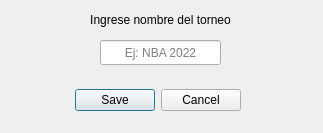
<?xml version="1.0" encoding="UTF-8"?>
<ui version="4.0">
 <class>Dialog</class>
 <widget class="QDialog" name="Dialog">
  <property name="geometry">
   <rect>
    <x>0</x>
    <y>0</y>
    <width>323</width>
    <height>133</height>
   </rect>
  </property>
  <property name="minimumSize">
   <size>
    <width>323</width>
    <height>133</height>
   </size>
  </property>
  <property name="maximumSize">
   <size>
    <width>323</width>
    <height>133</height>
   </size>
  </property>
  <property name="windowTitle">
   <string>Dialog</string>
  </property>
  <widget class="QDialogButtonBox" name="buttonBox">
   <property name="geometry">
    <rect>
     <x>70</x>
     <y>80</y>
     <width>171</width>
     <height>41</height>
    </rect>
   </property>
   <property name="orientation">
    <enum>Qt::Horizontal</enum>
   </property>
   <property name="standardButtons">
    <set>QDialogButtonBox::Cancel|QDialogButtonBox::Save</set>
   </property>
  </widget>
  <widget class="QLabel" name="label">
   <property name="geometry">
    <rect>
     <x>0</x>
     <y>10</y>
     <width>321</width>
     <height>20</height>
    </rect>
   </property>
   <property name="styleSheet">
    <string notr="true">font: 57 12pt &quot;Ubuntu&quot;;</string>
   </property>
   <property name="text">
    <string>Ingrese nombre del torneo</string>
   </property>
   <property name="alignment">
    <set>Qt::AlignCenter</set>
   </property>
  </widget>
  <widget class="QLineEdit" name="lineEdit">
   <property name="geometry">
    <rect>
     <x>100</x>
     <y>40</y>
     <width>121</width>
     <height>25</height>
    </rect>
   </property>
   <property name="maxLength">
    <number>25</number>
   </property>
   <property name="alignment">
    <set>Qt::AlignCenter</set>
   </property>
   <property name="placeholderText">
    <string>Ej: NBA 2022</string>
   </property>
  </widget>
 </widget>
 <resources/>
 <connections>
  <connection>
   <sender>buttonBox</sender>
   <signal>accepted()</signal>
   <receiver>Dialog</receiver>
   <slot>accept()</slot>
   <hints>
    <hint type="sourcelabel">
     <x>248</x>
     <y>254</y>
    </hint>
    <hint type="destinationlabel">
     <x>157</x>
     <y>274</y>
    </hint>
   </hints>
  </connection>
  <connection>
   <sender>buttonBox</sender>
   <signal>rejected()</signal>
   <receiver>Dialog</receiver>
   <slot>reject()</slot>
   <hints>
    <hint type="sourcelabel">
     <x>316</x>
     <y>260</y>
    </hint>
    <hint type="destinationlabel">
     <x>286</x>
     <y>274</y>
    </hint>
   </hints>
  </connection>
 </connections>
</ui>
